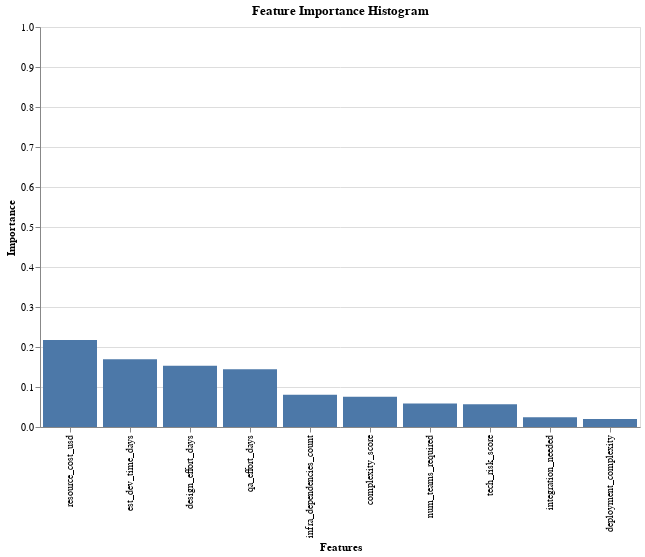

The notebook cell this image was saved under:
### Code cell
import altair as alt

# Create a histogram for feature importance
chart = alt.Chart(importances_df).mark_bar().encode(
    x=alt.X('Feature', sort='-y', title='Features'),
    y=alt.Y('Importance', scale=alt.Scale(domain=[0, 1]), title='Importance'),
    tooltip=['Feature', 'Importance']
).properties(
    title='Feature Importance Histogram',
    width=600,
    height=400
)

chart

### Figure 1 — Vega-Lite specification as saved in the notebook (floating-point values rounded to 4 significant figures)
{"config": {"view": {"continuousWidth": 300, "continuousHeight": 300}}, "data": {"name": "data-5caca1811ea3be7a5f206f1523a84a89"}, "mark": {"type": "bar"}, "encoding": {"tooltip": [{"field": "Feature", "type": "nominal"}, {"field": "Importance", "type": "quantitative"}], "x": {"field": "Feature", "sort": "-y", "title": "Features", "type": "nominal"}, "y": {"field": "Importance", "scale": {"domain": [0, 1]}, "title": "Importance", "type": "quantitative"}}, "height": 400, "title": "Feature Importance Histogram", "width": 600, "$schema": "https://vega.github.io/schema/vega-lite/v5.8.0.json", "datasets": {"data-5caca1811ea3be7a5f206f1523a84a89": [{"Feature": "resource_cost_usd", "Importance": 0.2173}, {"Feature": "est_dev_time_days", "Importance": 0.1692}, {"Feature": "design_effort_days", "Importance": 0.1531}, {"Feature": "qa_effort_days", "Importance": 0.1441}, {"Feature": "infra_dependencies_count", "Importance": 0.08045}, {"Feature": "complexity_score", "Importance": 0.07549}, {"Feature": "num_teams_required", "Importance": 0.05864}, {"Feature": "tech_risk_score", "Importance": 0.05706}, {"Feature": "integration_needed", "Importance": 0.02463}, {"Feature": "deployment_complexity", "Importance": 0.02008}]}}
